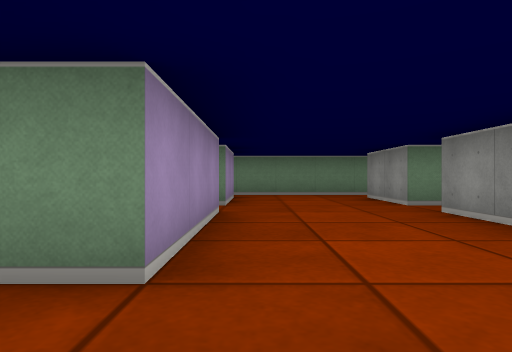
view 1 (above)

24 first-person views from a walk through a cub3D maze. The camera is about half as high as the walls, looks level and sees 75° across. The floor is counted in squares. Each view is taken from the middle of a square. On the plan, view 1 faces up. The plan holds only what a view shows up to about 9 squares ahead; the rest is blank.

view 2
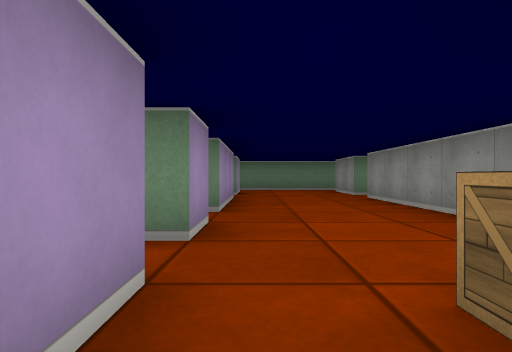

view 3
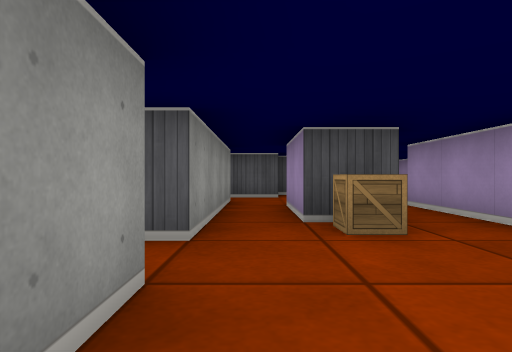

view 4
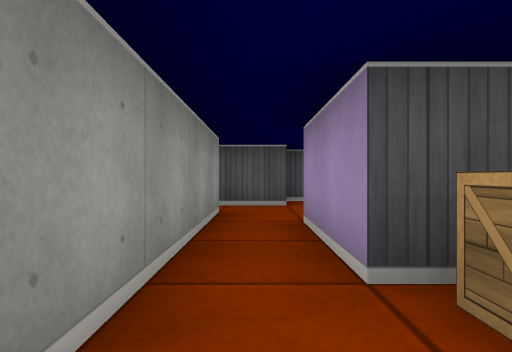

view 5
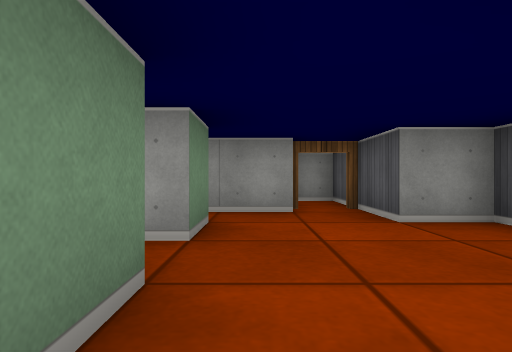

view 6
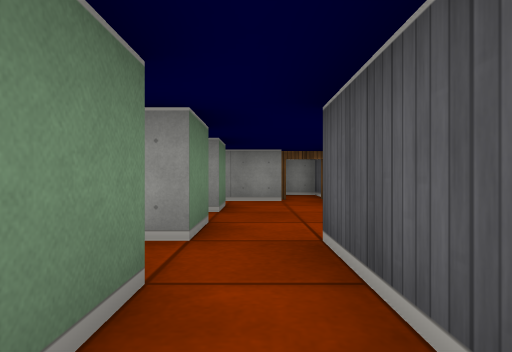

view 7
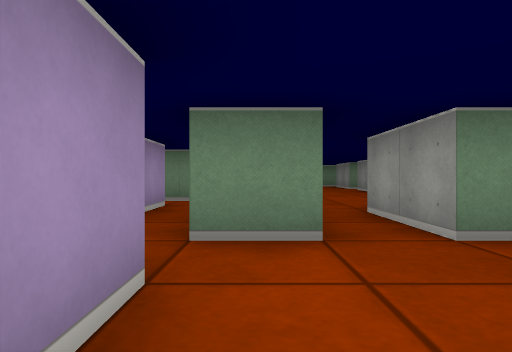

view 8
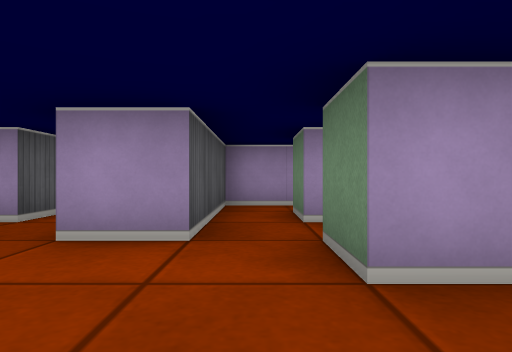

view 9
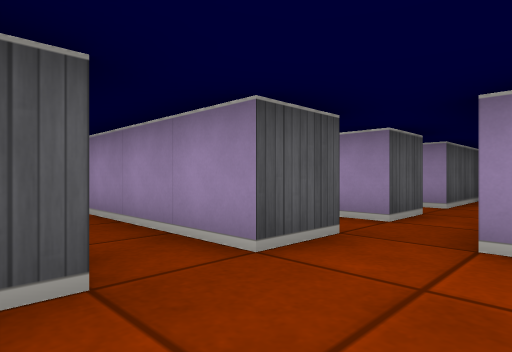

view 10
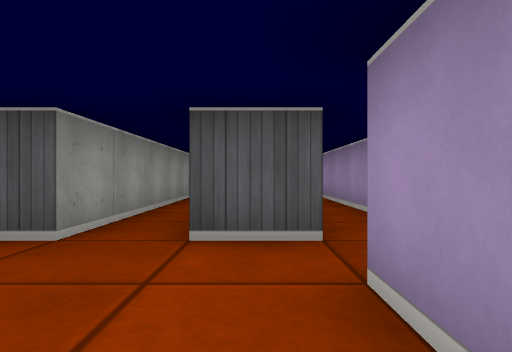

view 11
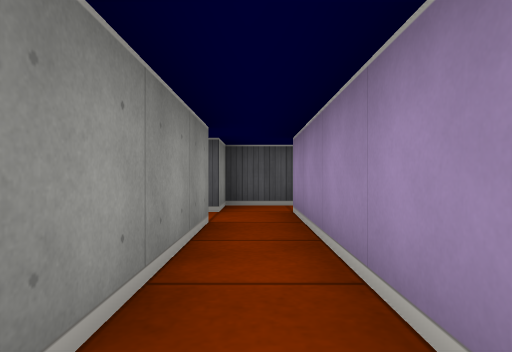

view 12
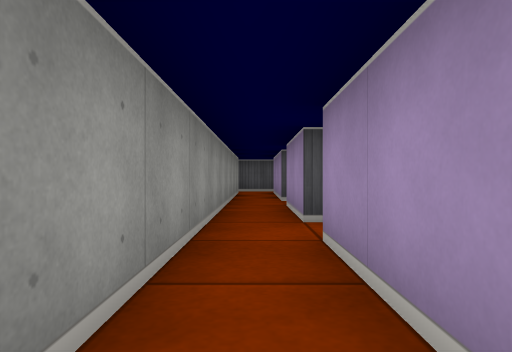

view 13
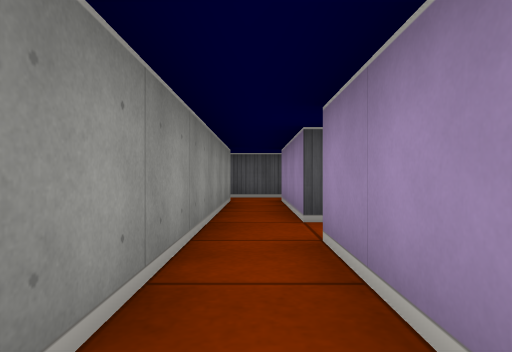

view 14
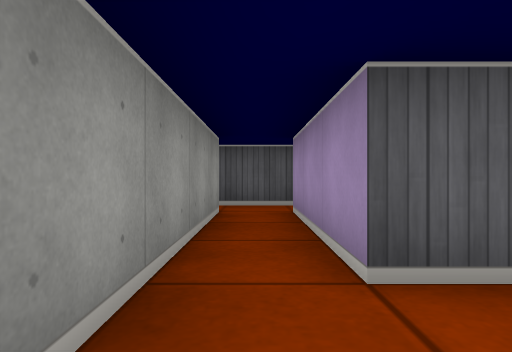

view 15
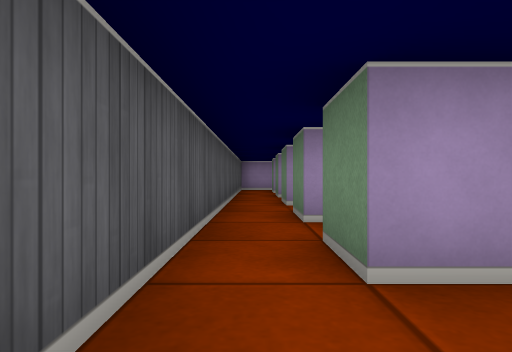

view 16
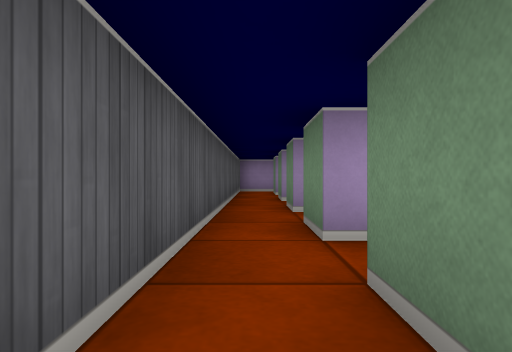

view 17
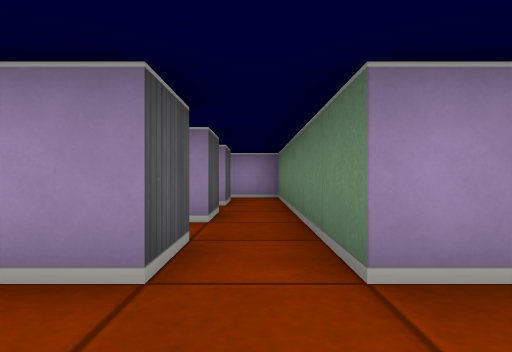

view 18
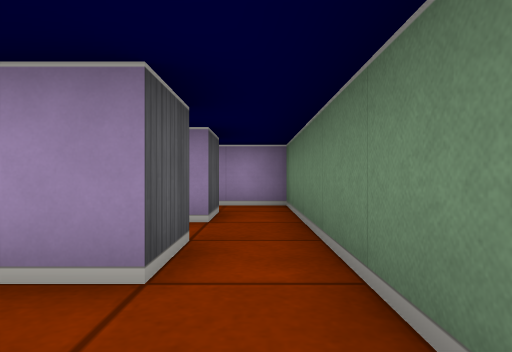

view 19
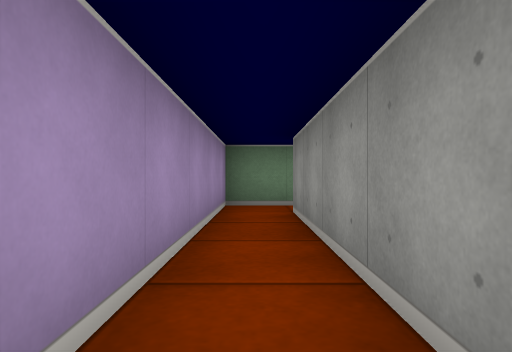

view 20
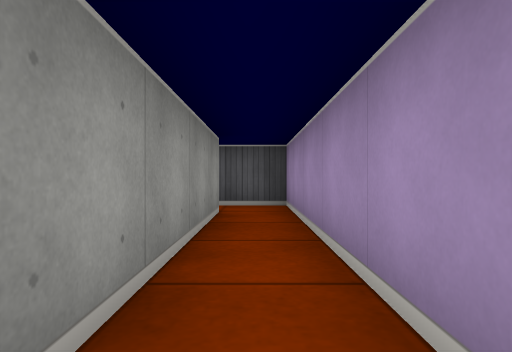

view 21
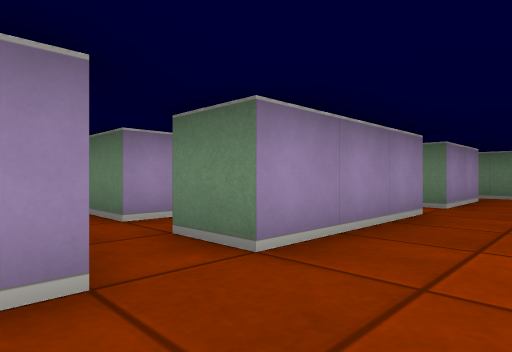

view 22
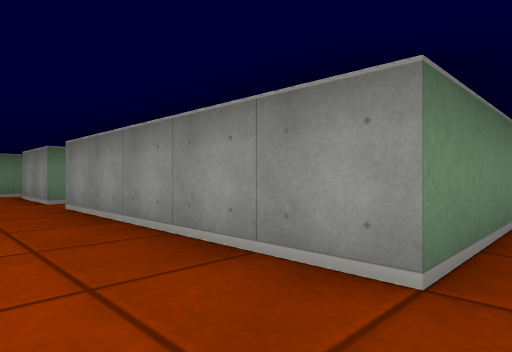

view 23
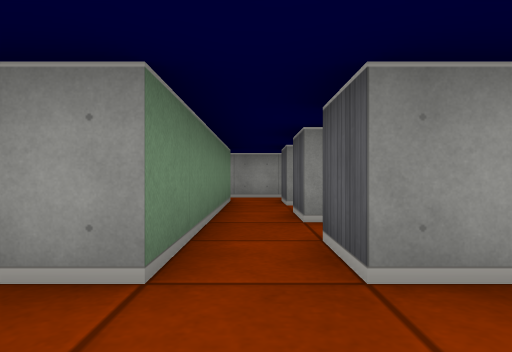

view 24
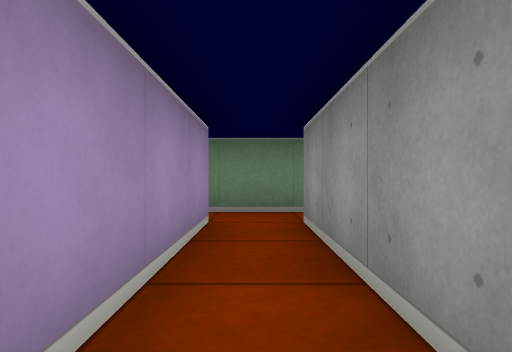

### Floor plan
Points are (right, up) in squares from view 1. A wall is a line through its corners. A room is listed if a view was taken in it or the views show most of it. See-through windows are left out.
Room 1 (views 1, 3, 4, 17, 21, 22, 23)
walls: (-0.5, 4.5) (-0.5, 1.5); (-0.5, 0.6) (-0.5, -0.5); (3.1, 5.5) (2.5, 5.5) (2.5, 7.5); (3.5, -0.5) (2.5, -0.5) (2.5, 4.5); (-0.5, -1.5) (-0.5, -2.5); (-0.5, 7.5) (-0.5, 5.5); (0.5, -2.5) (1.5, -2.5); (2.5, -2.5) (2.5, -1.5) (3.5, -1.5); (2.9, 8.5) (-0.8, 8.5)
ways out: opening at (0, -3.5) to room 2; opening at (2, -3.5) to room 2; opening at (-1, -1) to room 3; opening at (3, -1) to room 9; opening at (-1, 1); opening at (-1, 5); opening at (-1, 8); opening at (3, 5); opening at (3, 8)
objects: crate (1, -2)
Room 2 (views 2, 8, 9, 10)
walls: (2.5, -5.5) (2.5, -2.5); (-1.5, -5.5) (-1.5, -6.5); (0.5, -7.5) (1.5, -7.5) (1.5, -6.5) (3, -6.5); (1.5, -2.5) (1.5, -4.5) (0.5, -4.5) (0.5, -2.5); (-0.5, -2.5) (-0.5, -4.5) (-1.5, -4.5)
ways out: opening at (0, -3.5) to room 1; opening at (2, -3.5) to room 1; opening at (-2, -5) to room 3; opening at (-1, -7) to room 5; opening at (0, -8) to room 6; open door at (3, -6)
Room 3 (views 5, 18)
walls: (-2.5, -1.5) (-2.5, -2.5); (-1.5, -4.5) (-1.5, -4.1); (-1.5, -1.5) (-0.5, -1.5); (-2.5, -5.5) (-1.5, -5.5); (-0.5, -0.5) (-2.5, -0.5)
ways out: opening at (-1, -1) to room 1; opening at (-2, -5) to room 2; opening at (-3, -5) to room 4; opening at (-3, -1) to room 4
Room 4 (view 6)
walls: (-4.5, -4.4) (-4.5, -5.5) (-2.5, -5.5); (-3.5, -1.5) (-2.5, -1.5); (-2.5, -4.5) (-3.5, -4.5); (-2.5, -0.5) (-4.5, -0.5)
ways out: opening at (-3, -5) to room 3; opening at (-3, -1) to room 3; opening at (-5, -1) to room 7
Room 5 (views 7, 11)
walls: (-1.5, -11.5) (-1.5, -8.6); (-2.5, -7.5) (-2.5, -12.5); (-1.5, -7.5) (-0.5, -7.5); (-2.6, -13.5) (-1.5, -13.5) (-1.5, -12.5)
ways out: opening at (-1, -7) to room 2; open door at (-1, -12) to room 6; opening at (-3, -13); opening at (-3, -7)
Room 6 (views 12, 13, 14, 15, 16)
walls: (-0.5, -15.5) (-0.5, -18.5); (-0.5, -12.5) (-0.5, -14.5); (0.5, -18.5) (0.5, -7.5); (-0.4, -19.5) (0.6, -19.5); (-0.5, -7.5) (-0.5, -11.5)
ways out: opening at (0, -8) to room 2; open door at (-1, -12) to room 5; opening at (-1, -19); opening at (-1, -15); opening at (1, -19)
Room 7 (views 19, 20)
walls: (-5.5, -6.5) (-5.5, -1.5) (-4.5, -1.5); (-4.5, -0.5) (-6.5, -0.5) (-6.5, -7.5) (-4.5, -7.5)
ways out: opening at (-5, -1) to room 4; opening at (-5, -7)
Room 8 (view 24)
walls: (6.5, -4.4) (6.5, -1.5) (7.4, -1.5); (5.5, -1.5) (5.5, -4.4); (7.5, -0.5) (5.5, -0.5)
ways out: opening at (5, -1) to room 9; opening at (7, -1)
Room 9 (no view inside)
walls: (4.5, -1.5) (5.5, -1.5); (5.5, -0.5) (3.5, -0.5)
ways out: opening at (3, -1) to room 1; opening at (5, -1) to room 8

Positions as (right, up) in squares from view 1, and headings:
1: (0, 0), facing up
2: (0, -3), facing up
3: (2, 1), facing down
4: (2, -1), facing down
5: (-2, -5), facing right
6: (-4, -5), facing right
7: (-1, -7), facing up
8: (1, -5), facing left
9: (1, -6), facing down-left
10: (-1, -5), facing down
11: (-2, -8), facing down
12: (0, -9), facing down
13: (0, -12), facing down
14: (0, -14), facing down
15: (1, -19), facing left
16: (0, -19), facing left
17: (1, -1), facing left
18: (-1, -1), facing left
19: (-6, -6), facing up
20: (-6, -2), facing down
21: (1, 0), facing up-left
22: (1, -1), facing up-right
23: (1, -1), facing right
24: (6, -5), facing up
